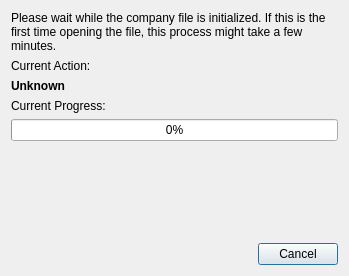
<?xml version="1.0" encoding="UTF-8"?>
<ui version="4.0">
 <class>CompanyInitializationDialog</class>
 <widget class="QDialog" name="CompanyInitializationDialog">
  <property name="geometry">
   <rect>
    <x>0</x>
    <y>0</y>
    <width>349</width>
    <height>276</height>
   </rect>
  </property>
  <property name="windowTitle">
   <string>Company Initialization</string>
  </property>
  <layout class="QVBoxLayout" name="verticalLayout">
   <item>
    <layout class="QGridLayout" name="gridLayout">
     <item row="2" column="0">
      <widget class="QLabel" name="lblCurrentAction">
       <property name="font">
        <font>
         <weight>75</weight>
         <bold>true</bold>
        </font>
       </property>
       <property name="text">
        <string>Unknown</string>
       </property>
      </widget>
     </item>
     <item row="1" column="0">
      <widget class="QLabel" name="label_2">
       <property name="text">
        <string>Current Action:</string>
       </property>
      </widget>
     </item>
     <item row="4" column="0">
      <widget class="QProgressBar" name="prgProgress">
       <property name="maximum">
        <number>100</number>
       </property>
       <property name="value">
        <number>0</number>
       </property>
      </widget>
     </item>
     <item row="3" column="0">
      <widget class="QLabel" name="label_4">
       <property name="text">
        <string>Current Progress:</string>
       </property>
      </widget>
     </item>
     <item row="0" column="0">
      <widget class="QLabel" name="label">
       <property name="text">
        <string>Please wait while the company file is initialized. If this is the first time opening the file, this process might take a few minutes.</string>
       </property>
       <property name="scaledContents">
        <bool>false</bool>
       </property>
       <property name="wordWrap">
        <bool>true</bool>
       </property>
      </widget>
     </item>
     <item row="5" column="0">
      <spacer name="verticalSpacer">
       <property name="orientation">
        <enum>Qt::Vertical</enum>
       </property>
       <property name="sizeHint" stdset="0">
        <size>
         <width>20</width>
         <height>40</height>
        </size>
       </property>
      </spacer>
     </item>
    </layout>
   </item>
   <item>
    <layout class="QHBoxLayout" name="horizontalLayout">
     <item>
      <spacer name="horizontalSpacer">
       <property name="orientation">
        <enum>Qt::Horizontal</enum>
       </property>
       <property name="sizeHint" stdset="0">
        <size>
         <width>40</width>
         <height>20</height>
        </size>
       </property>
      </spacer>
     </item>
     <item>
      <widget class="QPushButton" name="pushButton">
       <property name="text">
        <string>Cancel</string>
       </property>
      </widget>
     </item>
    </layout>
   </item>
  </layout>
 </widget>
 <resources/>
 <connections/>
</ui>
